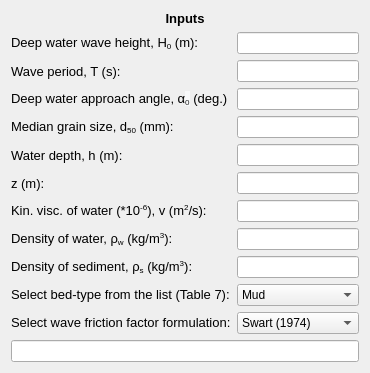
     <widget class="QWidget" name="formLayoutWidget_14">
      <property name="geometry">
       <rect>
        <x>20</x>
        <y>30</y>
        <width>351</width>
        <height>336</height>
       </rect>
      </property>
      <layout class="QFormLayout" name="formLayout_16">
       <item row="1" column="0" colspan="2">
        <widget class="QLabel" name="inputs_lbl_3">
         <property name="font">
          <font>
           <family>MS Shell Dlg 2</family>
           <pointsize>10</pointsize>
           <weight>75</weight>
           <bold>true</bold>
          </font>
         </property>
         <property name="text">
          <string>&lt;html&gt;&lt;head/&gt;&lt;body&gt;&lt;p align=&quot;center&quot;&gt;Inputs&lt;/p&gt;&lt;/body&gt;&lt;/html&gt;</string>
         </property>
        </widget>
       </item>
       <item row="2" column="0">
        <widget class="QLabel" name="H0_lbl">
         <property name="font">
          <font>
           <family>MS Shell Dlg 2</family>
           <pointsize>10</pointsize>
          </font>
         </property>
         <property name="text">
          <string>&lt;html&gt;&lt;head/&gt;&lt;body&gt;&lt;p&gt;Deep water wave height, H&lt;span style=&quot; vertical-align:sub;&quot;&gt;0&lt;/span&gt; (m):&lt;/p&gt;&lt;/body&gt;&lt;/html&gt;</string>
         </property>
        </widget>
       </item>
       <item row="2" column="1">
        <widget class="QLineEdit" name="H0_txt"/>
       </item>
       <item row="3" column="0">
        <widget class="QLabel" name="T_lbl">
         <property name="font">
          <font>
           <family>MS Shell Dlg 2</family>
           <pointsize>10</pointsize>
          </font>
         </property>
         <property name="text">
          <string>Wave period, T (s):</string>
         </property>
        </widget>
       </item>
       <item row="3" column="1">
        <widget class="QLineEdit" name="T_txt"/>
       </item>
       <item row="4" column="0">
        <widget class="QLabel" name="alpha0_lbl">
         <property name="font">
          <font>
           <family>MS Shell Dlg 2</family>
           <pointsize>10</pointsize>
           <weight>50</weight>
           <bold>false</bold>
           <strikeout>false</strikeout>
           <kerning>true</kerning>
          </font>
         </property>
         <property name="text">
          <string>&lt;html&gt;&lt;head/&gt;&lt;body&gt;&lt;p&gt;Deep water approach angle, α&lt;span style=&quot; font-family:'sans-serif'; color:#202122; background-color:#f8f9fa; vertical-align:sub;&quot;&gt;0&lt;/span&gt; (deg.)&lt;/p&gt;&lt;/body&gt;&lt;/html&gt;</string>
         </property>
        </widget>
       </item>
       <item row="4" column="1">
        <widget class="QLineEdit" name="alpha0_txt"/>
       </item>
       <item row="5" column="0">
        <widget class="QLabel" name="d50_Wave_lbl">
         <property name="font">
          <font>
           <family>MS Shell Dlg 2</family>
           <pointsize>10</pointsize>
           <weight>50</weight>
           <bold>false</bold>
           <strikeout>false</strikeout>
           <kerning>true</kerning>
          </font>
         </property>
         <property name="text">
          <string>&lt;html&gt;&lt;head/&gt;&lt;body&gt;&lt;p&gt;Median grain size, d&lt;span style=&quot; vertical-align:sub;&quot;&gt;50&lt;/span&gt; (mm):&lt;/p&gt;&lt;/body&gt;&lt;/html&gt;</string>
         </property>
        </widget>
       </item>
       <item row="5" column="1">
        <widget class="QLineEdit" name="d50_Wave_txt"/>
       </item>
       <item row="6" column="0">
        <widget class="QLabel" name="h_Wave_lbl">
         <property name="font">
          <font>
           <family>MS Shell Dlg 2</family>
           <pointsize>10</pointsize>
           <weight>50</weight>
           <bold>false</bold>
           <strikeout>false</strikeout>
           <kerning>true</kerning>
          </font>
         </property>
         <property name="text">
          <string>Water depth, h (m):</string>
         </property>
        </widget>
       </item>
       <item row="6" column="1">
        <widget class="QLineEdit" name="h_Wave_txt"/>
       </item>
       <item row="7" column="0">
        <widget class="QLabel" name="z_Wave_lbl">
         <property name="font">
          <font>
           <family>MS Shell Dlg 2</family>
           <pointsize>10</pointsize>
          </font>
         </property>
         <property name="text">
          <string>z (m):</string>
         </property>
        </widget>
       </item>
       <item row="7" column="1">
        <widget class="QLineEdit" name="z_Wave_txt"/>
       </item>
       <item row="8" column="0">
        <widget class="QLabel" name="nu_Wave_lbl">
         <property name="font">
          <font>
           <family>MS Shell Dlg 2</family>
           <pointsize>10</pointsize>
          </font>
         </property>
         <property name="text">
          <string>&lt;html&gt;&lt;head/&gt;&lt;body&gt;&lt;p&gt;Kin. visc. of water (*10&lt;span style=&quot; vertical-align:super;&quot;&gt;-6&lt;/span&gt;), v (m&lt;span style=&quot; vertical-align:super;&quot;&gt;2&lt;/span&gt;/s):&lt;/p&gt;&lt;/body&gt;&lt;/html&gt;</string>
         </property>
        </widget>
       </item>
       <item row="8" column="1">
        <widget class="QLineEdit" name="nu_Wave_txt"/>
       </item>
       <item row="9" column="1">
        <widget class="QLineEdit" name="ro_Wave_txt"/>
       </item>
       <item row="10" column="0">
        <widget class="QLabel" name="ro_s_Wave_lbl">
         <property name="font">
          <font>
           <family>MS Shell Dlg 2</family>
           <pointsize>10</pointsize>
          </font>
         </property>
         <property name="text">
          <string>&lt;html&gt;&lt;head/&gt;&lt;body&gt;&lt;p&gt;Density of sediment, ρ&lt;span style=&quot; vertical-align:sub;&quot;&gt;s&lt;/span&gt; (kg/m&lt;span style=&quot; vertical-align:super;&quot;&gt;3&lt;/span&gt;):&lt;/p&gt;&lt;/body&gt;&lt;/html&gt;</string>
         </property>
        </widget>
       </item>
       <item row="10" column="1">
        <widget class="QLineEdit" name="ro_s_Wave_txt"/>
       </item>
       <item row="11" column="1">
        <widget class="QComboBox" name="table7_cmb">
         <property name="sizePolicy">
          <sizepolicy hsizetype="Preferred" vsizetype="Fixed">
           <horstretch>0</horstretch>
           <verstretch>0</verstretch>
          </sizepolicy>
         </property>
         <property name="font">
          <font>
           <family>MS Shell Dlg 2</family>
           <weight>50</weight>
           <bold>false</bold>
          </font>
         </property>
         <property name="currentText">
          <string>Mud</string>
         </property>
         <item>
          <property name="text">
           <string>Mud</string>
          </property>
         </item>
         <item>
          <property name="text">
           <string>Mud/sand</string>
          </property>
         </item>
         <item>
          <property name="text">
           <string>Silt/sand</string>
          </property>
         </item>
         <item>
          <property name="text">
           <string>Sand (unrippled)</string>
          </property>
         </item>
         <item>
          <property name="text">
           <string>Sand (rippled)</string>
          </property>
         </item>
         <item>
          <property name="text">
           <string>Sand/shell</string>
          </property>
         </item>
         <item>
          <property name="text">
           <string>Sand/gravel</string>
          </property>
         </item>
         <item>
          <property name="text">
           <string>Mud/sand/gravel</string>
          </property>
         </item>
         <item>
          <property name="text">
           <string>Gravel</string>
          </property>
         </item>
         <item>
          <property name="text">
           <string>Flat</string>
          </property>
         </item>
        </widget>
       </item>
       <item row="9" column="0">
        <widget class="QLabel" name="ro_Wave_lbl">
         <property name="font">
          <font>
           <family>MS Shell Dlg 2</family>
           <pointsize>10</pointsize>
          </font>
         </property>
         <property name="text">
          <string>&lt;html&gt;&lt;head/&gt;&lt;body&gt;&lt;p&gt;Density of water, ρ&lt;span style=&quot; vertical-align:sub;&quot;&gt;w&lt;/span&gt; (kg/m&lt;span style=&quot; vertical-align:super;&quot;&gt;3&lt;/span&gt;):&lt;/p&gt;&lt;/body&gt;&lt;/html&gt;</string>
         </property>
        </widget>
       </item>
       <item row="13" column="0" colspan="2">
        <widget class="QLineEdit" name="condition_Wave_txt">
         <property name="font">
          <font>
           <family>MS Shell Dlg 2</family>
           <weight>75</weight>
           <bold>true</bold>
          </font>
         </property>
         <property name="readOnly">
          <bool>true</bool>
         </property>
        </widget>
       </item>
       <item row="11" column="0">
        <widget class="QLabel" name="bed_type_lbl">
         <property name="font">
          <font>
           <family>MS Shell Dlg 2</family>
           <pointsize>10</pointsize>
          </font>
         </property>
         <property name="text">
          <string>&lt;html&gt;&lt;head/&gt;&lt;body&gt;&lt;p&gt;Select bed-type from the list (Table 7):&lt;/p&gt;&lt;/body&gt;&lt;/html&gt;</string>
         </property>
        </widget>
       </item>
       <item row="12" column="0">
        <widget class="QLabel" name="fwr_formulation_lbl">
         <property name="font">
          <font>
           <family>MS Shell Dlg 2</family>
           <pointsize>10</pointsize>
          </font>
         </property>
         <property name="text">
          <string>&lt;html&gt;&lt;head/&gt;&lt;body&gt;&lt;p&gt;Select wave friction factor formulation:&lt;/p&gt;&lt;/body&gt;&lt;/html&gt;</string>
         </property>
        </widget>
       </item>
       <item row="12" column="1">
        <widget class="QComboBox" name="fw_cmb">
         <property name="sizePolicy">
          <sizepolicy hsizetype="Preferred" vsizetype="Fixed">
           <horstretch>0</horstretch>
           <verstretch>0</verstretch>
          </sizepolicy>
         </property>
         <property name="font">
          <font>
           <family>MS Shell Dlg 2</family>
           <weight>50</weight>
           <bold>false</bold>
          </font>
         </property>
         <property name="currentText">
          <string>Swart (1974)</string>
         </property>
         <item>
          <property name="text">
           <string>Swart (1974)</string>
          </property>
         </item>
         <item>
          <property name="text">
           <string>Myrhaug (1989)</string>
          </property>
         </item>
         <item>
          <property name="text">
           <string>Nielsen (1992)</string>
          </property>
         </item>
         <item>
          <property name="text">
           <string>Soulsby</string>
          </property>
         </item>
        </widget>
       </item>
      </layout>
     </widget>
